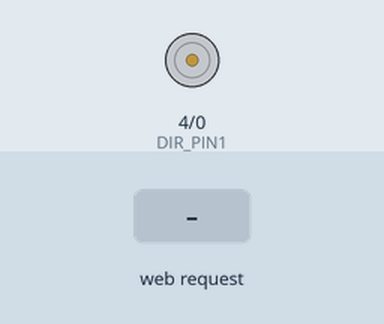
Bench run of a sketch on a simulated ESP8266 (NodeMCU). Shown: motor-driver pin pairs drawn as motors (green arrow = first pin HIGH = forward, orange = second pin HIGH = backward, longer = more drive, scaled by the enable pin). The test bench sets the inputs (shaded band). WiFi joins after 1.5 s; servers stay silent unless stated; what the sketch prints to the serial monitor is not drawn.

Above: at 2.7 s.
2.8 s: HTTP request GET /control?speed=1 received
4.3 s: HTTP request GET /control?speed=120 received
5.8 s: HTTP request GET /control?dir=fw received
At 6.4 s:
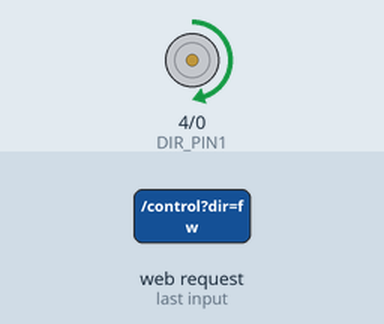
7.3 s: HTTP request GET /control?speed=fw received
At 8.5 s:
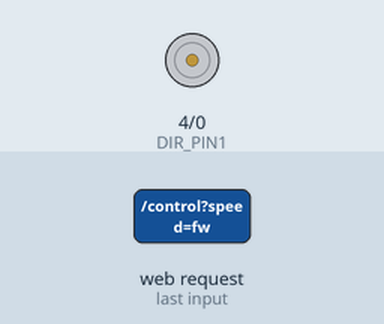
8.8 s: HTTP request GET /control?dir=1 received
10.3 s: HTTP request GET /control?speed=1&dir=1 received
At 11.0 s:
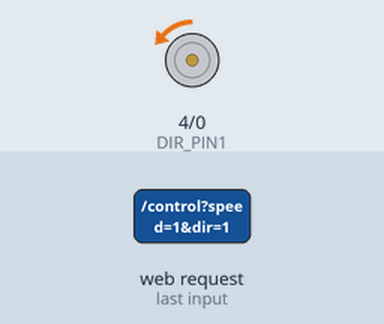
Timing chart, 0 to 12.8 s (numbered marks = the images above; inputs shaded):
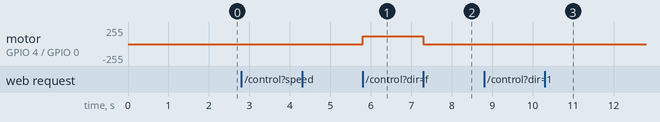

Measured:
- after the input at 5.8 s, motor on GPIO 4 (DIR_PIN1) / GPIO 0 (DIR_PIN2): stopped → forward 120/255 at once
- after the input at 7.3 s, motor on GPIO 4 (DIR_PIN1) / GPIO 0 (DIR_PIN2): forward 120/255 → stopped at once
- after the input at 10.3 s, motor on GPIO 4 (DIR_PIN1) / GPIO 0 (DIR_PIN2): stopped → backward 1/255 at once

The sketch:

PWM-motor-esp-webserver-sta-1.ino
```cpp
#include <ESP8266WiFi.h>
#include <ESP8266WebServer.h>

// ===== WiFi 配置 =====
const char* ssid = "YOUR_SSID";
const char* password = "YOUR_PASSWORD";

// ===== GPIO 定义 =====
const int PWM_PIN = 5;    // PWM 控制速度 IO5
const int DIR_PIN1 = 4;   // 方向引脚1 IO4
const int DIR_PIN2 = 0;   // 方向引脚2 IO0

// ===== Web Server =====
ESP8266WebServer server(80);

// ===== HTML Web 控制界面 =====
const char html_page[] PROGMEM = R"rawliteral(
<!DOCTYPE html><html>
<head><title>ESP8266 Motor Control</title></head>
<body>
<h2>Motor Control</h2>
<form action="/control">
Speed: <input type="range" name="speed" min="0" max="1023"><br>
Direction:
<select name="dir">
 <option value="fw">Forward</option>
 <option value="rv">Reverse</option>
</select><br>
<input type="submit" value="Apply">
</form>
</body></html>
)rawliteral";

// ===== 处理 Web 请求 =====
void handleRoot() {
  server.send(200, "text/html", html_page);
}

void handleControl() {
  if (server.hasArg("speed")) {
    int speed = server.arg("speed").toInt(); // PWM 值 0-1023
    analogWrite(PWM_PIN, speed);
  }

  if (server.hasArg("dir")) {
    String d = server.arg("dir");
    if (d == "fw") {
      digitalWrite(DIR_PIN1, HIGH);
      digitalWrite(DIR_PIN2, LOW);
    } else {
      digitalWrite(DIR_PIN1, LOW);
      digitalWrite(DIR_PIN2, HIGH);
    }
  }

  server.sendHeader("Location", "/");
  server.send(302, "text/plain", "");
}

// ===== 初始化 =====
void setup() {
  Serial.begin(115200);

  pinMode(PWM_PIN, OUTPUT);
  pinMode(DIR_PIN1, OUTPUT);
  pinMode(DIR_PIN2, OUTPUT);

  // 默认停止
  analogWrite(PWM_PIN, 0);
  digitalWrite(DIR_PIN1, LOW);
  digitalWrite(DIR_PIN2, LOW);

  // 连接 WiFi
  WiFi.mode(WIFI_STA);
  WiFi.begin(ssid, password);
  while (WiFi.status() != WL_CONNECTED) {
    delay(500);
    Serial.print(".");
  }
  Serial.println("");
  Serial.print("Connected, IP: ");
  Serial.println(WiFi.localIP());

  // Web 服务
  server.on("/", handleRoot);
  server.on("/control", handleControl);
  server.begin();
}

void loop() {
  server.handleClient();
}
```
